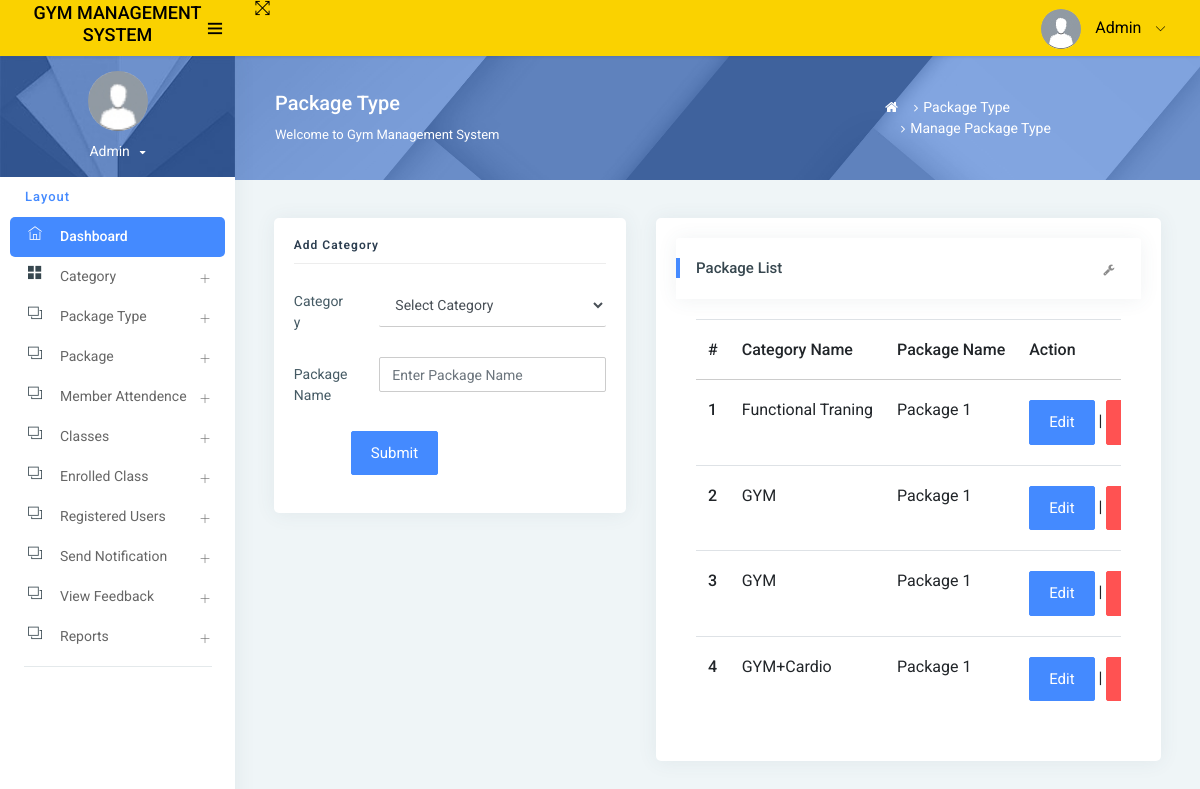
Before: /managePackageType/ (signed in) with the older database file.
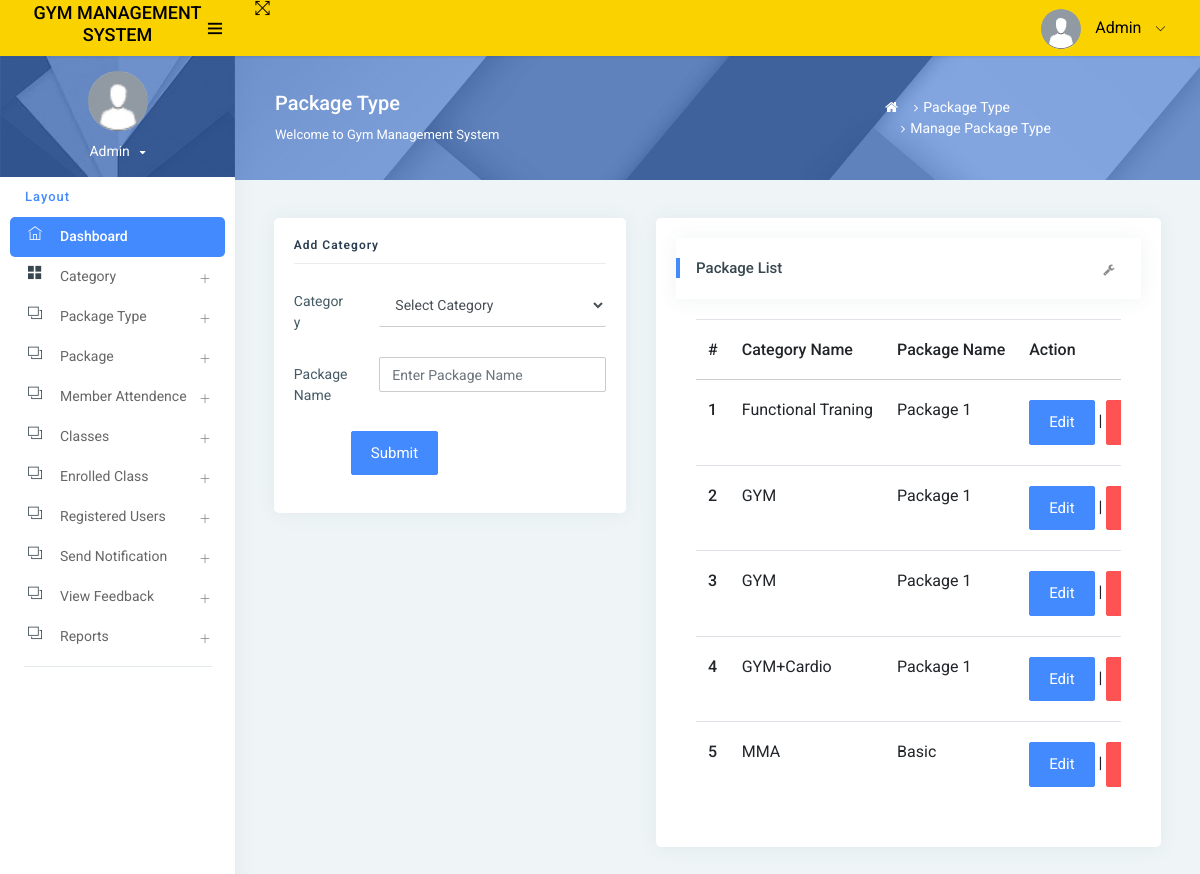
After: the same page with the newer database file.
### app/models.py (models this page shows, shortened)
class Packagetype(models.Model):
    category = models.ForeignKey(Category, on_delete=models.CASCADE, null=True)
    packagename = models.CharField(max_length=200, null=True)
    creationdate = models.DateTimeField(auto_now_add=True)

class Category(models.Model):
    categoryname = models.CharField(max_length=200, null=True)
    status = models.CharField(max_length=300, null=True)
    creationdate = models.DateTimeField(auto_now_add=True)

### app/views.py (the view)
# urls.py: path('managePackageType/', managePackageType, name='managePackageType'),
def managePackageType(request):
    if not request.user.is_authenticated:
        return redirect('admin_login')
    package = Packagetype.objects.all()
    category = Category.objects.all()
    try:
        if request.method == "POST":
            cid = request.POST['category']
            categoryid = Category.objects.get(id=cid)
            packagename = request.POST['packagename']
            try:
                Packagetype.objects.create(category=categoryid, packagename=packagename)
                error = "no"
            except:
                error = "yes"
    except:
        pass
    return render(request, 'admin/managePackageType.html', locals())

### templates/admin/managePackageType.html (shortened to what the changed rows need)
{% extends 'admin_base.html' %}
{% load static %}
{% block main %}
<div class="pcoded-inner-content">
    <div class="main-body">
        <div class="page-wrapper">
            <div class="page-body">
                <div class="row">
                    <div class="col-md-7">
                        <div class="card">
                            <div class="card-block">
                                <div class="card-block table-border-style">
                                    <div class="table-responsive">
                                        <table class="table">
                                            <thead>
                                            <tr>
                                                <th>#</th>
                                                <th>Category Name</th>
                                                <th>Package Name</th>
                                                <th>Action</th>
                                            </tr>
                                            </thead>
                                            <tbody>
                                            {% for i in package %}
                                            <tr>
                                                <th scope="row">{{forloop.counter}}</th>
                                                <td>{{i.category.categoryname}}</td>
                                                <td>{{i.packagename}}</td>
                                                <td><a href="{% url 'editPackageType' i.id %}"
                                                       class="btn btn-primary">Edit</a> |
                                                    <a href="{% url 'deletePackageType' i.id %}"
                                                       onclick="return confirm('Are you sure to Delete')"
                                                       class="btn btn-danger">Delete</a></td>
                                            </tr>
                                            {% endfor %}
                                            </tbody>
                                        </table>
                                    </div>
                                </div>
                            </div>
                        </div>
                    </div>
                </div>
            </div>
        </div>
    </div>
</div>
{% endblock %}

Changed rows visible on the page:
added Packagetype: category.categoryname "MMA", packagename "Basic"
